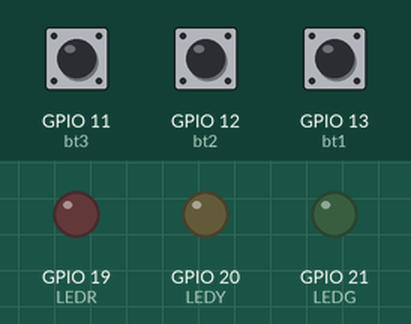
This program was run on a simulated Raspberry Pi (BCM pin numbers). Parts: output pins drawn as LEDs (lit = HIGH). Inputs (shaded band) come from the test bench; at power-on: GPIO 11 (bt3) LOW, GPIO 12 (bt2) LOW, GPIO 13 (bt1) LOW.

Above: at 1.2 s.
1.3 s: GPIO 11 (bt3) pulled HIGH for 0.15 s
At 1.37 s:
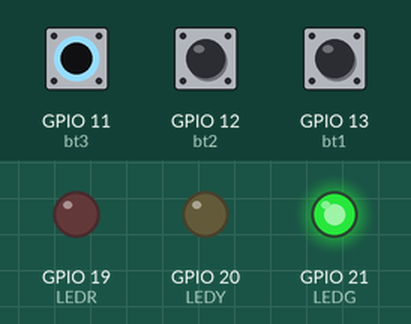
2.9 s: GPIO 12 (bt2) pulled HIGH for 0.15 s
At 2.97 s:
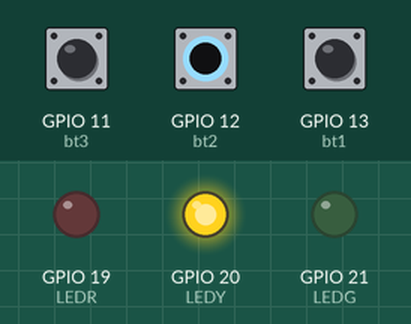
4.5 s: GPIO 13 (bt1) pulled HIGH for 0.15 s
At 4.57 s:
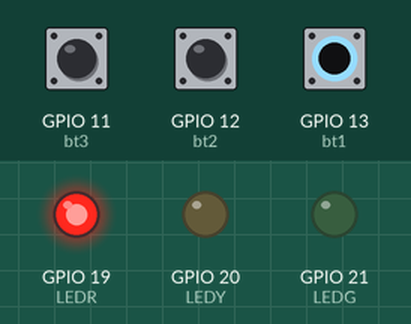
6.1 s: GPIO 13 (bt1) pulled HIGH for 3.2 s
At 9.9 s:
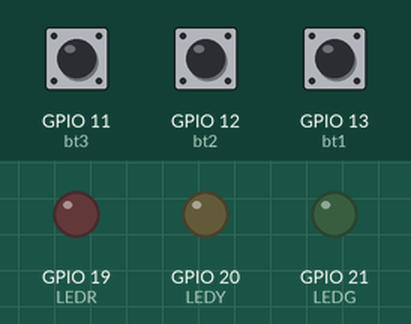
10.8 s: GPIO 11 (bt3) pulled HIGH for 3.2 s
At 12.2 s:
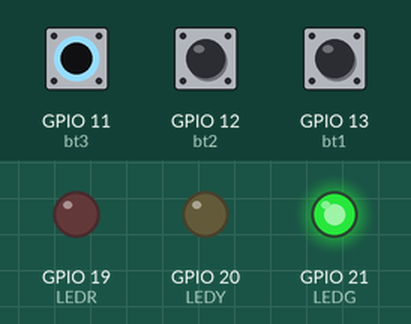
Timing chart, 0 to 15.5 s (numbered marks = the images above; inputs shaded):
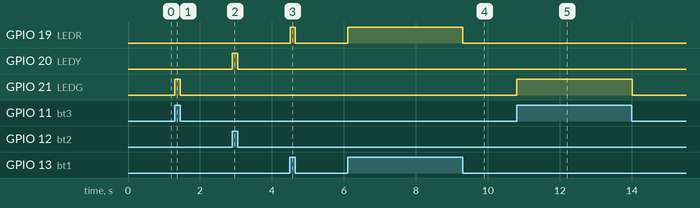

Measured:
- after the input at 1.3 s, GPIO 21 (LEDG): LOW → HIGH at once, → LOW 0.15 s later
- after the input at 2.9 s, GPIO 20 (LEDY): LOW → HIGH at once, → LOW 0.15 s later
- after the input at 4.5 s, GPIO 19 (LEDR): LOW → HIGH at once, → LOW 0.15 s later
- after the input at 6.1 s, GPIO 19 (LEDR): LOW → HIGH at once, → LOW 3.2 s later
- after the input at 10.8 s, GPIO 21 (LEDG): LOW → HIGH at once, → LOW 3.2 s later

The program:

a.py
```python
import RPi.GPIO as GPIO


LEDR = 19
LEDY = 20
LEDG = 21

bt1 = 13
bt2 = 12
bt3 = 11

GPIO.setmode(GPIO.BCM)
GPIO.setup(LEDR,GPIO.OUT)
GPIO.setup(LEDY,GPIO.OUT)
GPIO.setup(LEDG,GPIO.OUT)

GPIO.setup(bt1, GPIO.IN, pull_up_down=GPIO.PUD_DOWN) #내부풀다운
GPIO.setup(bt2, GPIO.IN, pull_up_down=GPIO.PUD_DOWN) #내부풀다운
GPIO.setup(bt3, GPIO.IN, pull_up_down=GPIO.PUD_DOWN) #내부풀다운


try :
  while True:
    val1 = GPIO.input(bt1)
    val2 = GPIO.input(bt2)
    val3 = GPIO.input(bt3)
    GPIO.output(LEDR, val1)
    GPIO.output(LEDY, val2)
    GPIO.output(LEDG, val3)
    if val1 == val2 == val3 == True : break
finally:
    GPIO.cleanup()
    print("cleanup and exit")
```
